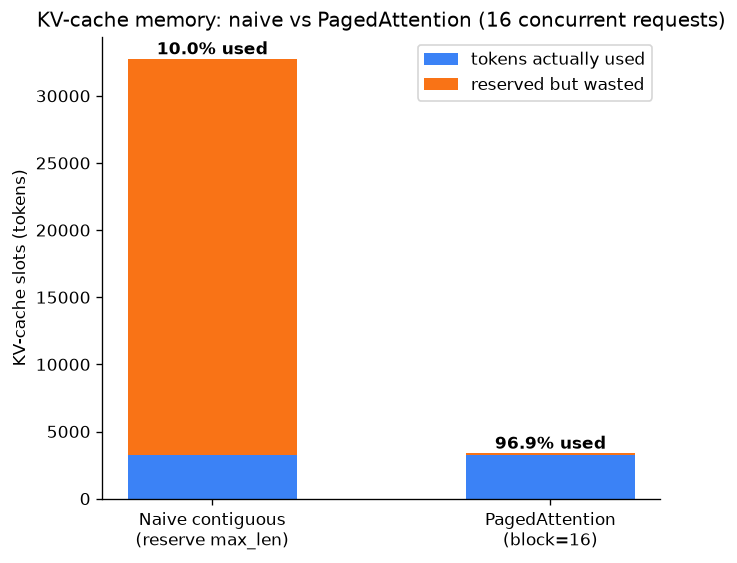

Here is the Python script that generated this plot:
"""
Day 103 — Serving (vLLM, continuous batching): PagedAttention memory waste.

Compares KV-cache memory reservation under:
  1. Naive contiguous allocation — each request pre-reserves a full
     max-context-length slab up front (classic pre-vLLM serving).
  2. PagedAttention — each request reserves fixed-size blocks on demand,
     so waste is bounded by (block_size - 1) tokens per request instead
     of (max_len - actual_len).

Synthetic data only, no downloads.
"""
import numpy as np
import matplotlib.pyplot as plt

np.random.seed(42)

NUM_REQUESTS = 16
MAX_CONTEXT = 2048      # naive scheme reserves this per request, worst case
BLOCK_SIZE = 16         # vLLM-style KV-cache page size (tokens per block)

# Actual generated length (prompt + decoded tokens so far) per request.
actual_lengths = np.random.randint(50, 400, size=NUM_REQUESTS)

# --- Naive contiguous allocation ---
naive_reserved = np.full(NUM_REQUESTS, MAX_CONTEXT)
naive_used = actual_lengths
naive_wasted = naive_reserved - naive_used

# --- PagedAttention: round each request up to the next full block ---
blocks_needed = np.ceil(actual_lengths / BLOCK_SIZE).astype(int)
paged_reserved = blocks_needed * BLOCK_SIZE
paged_used = actual_lengths
paged_wasted = paged_reserved - paged_used

naive_total_reserved, naive_total_used = naive_reserved.sum(), naive_used.sum()
paged_total_reserved, paged_total_used = paged_reserved.sum(), paged_used.sum()

naive_util = 100 * naive_total_used / naive_total_reserved
paged_util = 100 * paged_total_used / paged_total_reserved

fig, ax = plt.subplots(figsize=(6, 5))

labels = ["Naive contiguous\n(reserve max_len)", f"PagedAttention\n(block={BLOCK_SIZE})"]
used_vals = [naive_total_used, paged_total_used]
wasted_vals = [naive_total_reserved - naive_total_used, paged_total_reserved - paged_total_used]

x = np.arange(2)
bars_used = ax.bar(x, used_vals, width=0.5, label="tokens actually used", color="#3b82f6")
bars_wasted = ax.bar(x, wasted_vals, width=0.5, bottom=used_vals, label="reserved but wasted", color="#f97316")

for i, (u, w, util) in enumerate(zip(used_vals, wasted_vals, [naive_util, paged_util])):
    ax.text(x[i], u + w + naive_total_reserved * 0.01, f"{util:.1f}% used",
            ha="center", fontsize=10, fontweight="bold")

ax.set_xticks(x)
ax.set_xticklabels(labels)
ax.set_ylabel("KV-cache slots (tokens)")
ax.set_title(f"KV-cache memory: naive vs PagedAttention ({NUM_REQUESTS} concurrent requests)")
ax.legend(loc="upper right")
ax.spines["top"].set_visible(False)
ax.spines["right"].set_visible(False)

plt.savefig("graph_DAY_103.png", dpi=120, bbox_inches="tight")
print(f"Naive utilization:  {naive_util:.1f}%  ({naive_total_used}/{naive_total_reserved} tokens)")
print(f"Paged utilization:  {paged_util:.1f}%  ({paged_total_used}/{paged_total_reserved} tokens)")
